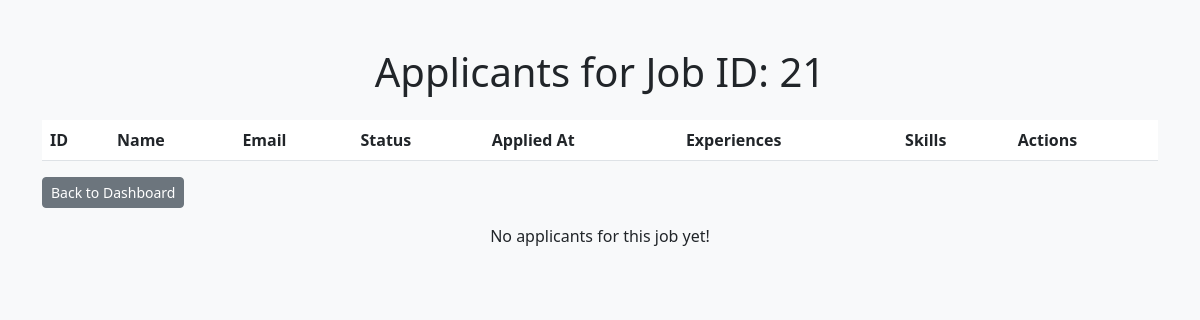
Page /pages/employer/view_applicants.php?job_id=21 (signed in) on the earlier database version.
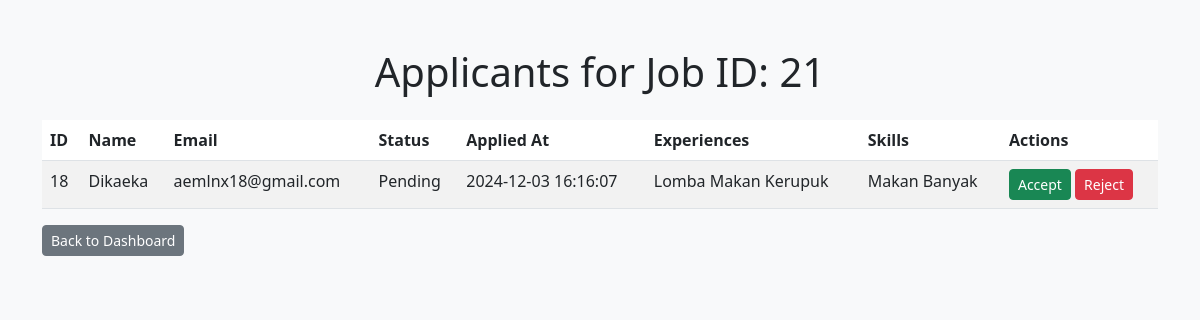
Same page on the later database version.
### tables this page shows
CREATE TABLE `tb_applications` (
  `id` int(11) NOT NULL,
  `user_id` int(11) NOT NULL,
  `job_id` int(11) NOT NULL,
  `status` enum('Pending','Accepted','Rejected') DEFAULT 'Pending',
  `applied_at` timestamp NOT NULL DEFAULT current_timestamp()
);

CREATE TABLE `tb_profiles` (
  `id` int(11) NOT NULL,
  `user_id` int(11) NOT NULL,
  `full_name` varchar(100) DEFAULT NULL,
  `email` varchar(100) DEFAULT NULL,
  `phone_number` varchar(15) DEFAULT NULL,
  `address` text DEFAULT NULL,
  `experience` text DEFAULT NULL,
  `skills` text DEFAULT NULL,
  `created_at` timestamp NOT NULL DEFAULT current_timestamp(),
  `updated_at` timestamp NOT NULL DEFAULT current_timestamp() ON UPDATE current_timestamp()
);

### pages/employer/view_applicants.php (the view, shortened to what this page needs)
<?php
require '../../db.php';
$job_id = $_GET['job_id'] ?? 0;
$stmt = $conn->prepare("
    SELECT a.id AS applicant_id, p.full_name AS applicant_name, p.email AS applicant_email, p.experience AS experience, p.skills AS skills, a.status, a.applied_at
    FROM tb_applications a
    JOIN tb_profiles p ON a.user_id = p.user_id
    WHERE a.job_id = ?
");
$stmt->bind_param("i", $job_id);
$stmt->execute();
$result = $stmt->get_result();
?>
<!DOCTYPE html>
<html lang="en">
<head>
    <link href="https://cdn.jsdelivr.net/npm/bootstrap@5.3.0/dist/css/bootstrap.min.css" rel="stylesheet">
</head>
<body class="bg-light">
    <div class="container mt-5">
        <h1 class="text-center mb-4">Applicants for Job ID: <?= $job_id ?></h1>
        <table class="table table-striped">
            <thead>
                <tr>
                    <th>ID</th>
                    <th>Name</th>
                    <th>Email</th>
                    <th>Status</th>
                    <th>Applied At</th>
                    <th>Experiences</th>
                    <th>Skills</th>
                    <th>Actions</th>
                </tr>
            </thead>
            <tbody>
                <?php while ($applicant = $result->fetch_assoc()): ?>
                    <tr>
                        <td><?= $applicant['applicant_id'] ?></td>
                        <td><?= htmlspecialchars($applicant['applicant_name']) ?></td>
                        <td><?= htmlspecialchars($applicant['applicant_email']) ?></td>
                        <td><?= htmlspecialchars($applicant['status']) ?></td>
                        <td><?= $applicant['applied_at'] ?></td>
                        <td><?= htmlspecialchars($applicant['experience']) ?></td>
                        <td><?= htmlspecialchars($applicant['skills']) ?></td>
                        <td>
                            <a href="update_status.php?id=<?= $applicant['applicant_id'] ?>&status=Accepted" class="btn btn-success btn-sm">Accept</a>
                            <a href="update_status.php?id=<?= $applicant['applicant_id'] ?>&status=Rejected" class="btn btn-danger btn-sm">Reject</a>
                        </td>
                    </tr>
                <?php endwhile; ?>
            </tbody>
        </table>
        <a href="dashboard.php" class="mb-3 btn btn-secondary btn-sm">Back to Dashboard</a>
        <?php if ($result->num_rows == 0): ?>
            <p class="text-center">No applicants for this job yet!</p>
        <?php endif; ?>
    </div>
</body>
</html>

Differences in the rows shown:
added tb_applications: id "18", tb_profiles.full_name "Dikaeka", tb_profiles.email "aemlnx18@gmail.com", status "Pending", applied_at "2024-12-03 16:16:07", tb_profiles.experience "Lomba Makan Kerupuk", tb_profiles.skills "Makan Banyak"
Other differences:
text no longer shown: "No applicants for this job yet!"
